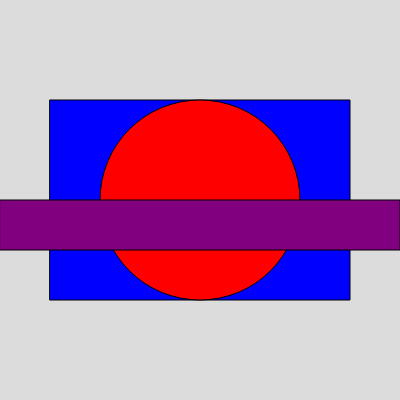
Frame 1 (no input)
Frame 60 (no input): identical to frame 1, image omitted
Frame 120 (the mouse pressed at the canvas centre since frame 60): identical to frame 1, image omitted

The p5.js sketch that drew this single still picture (run headless with seeded random() and noise() and a simulated clock; from frame 60 on, the mouse is pressed at the canvas centre):

// p5.js sketch
// ── sketch.js
function setup() {
  createCanvas(400, 400);
}

function draw() {
  background(220);
  fill('blue');
  rect(50,100,300,200);
  fill('red');
  circle(200,200,200);
  fill('purple');
  rect(0,200,400,50);
}
